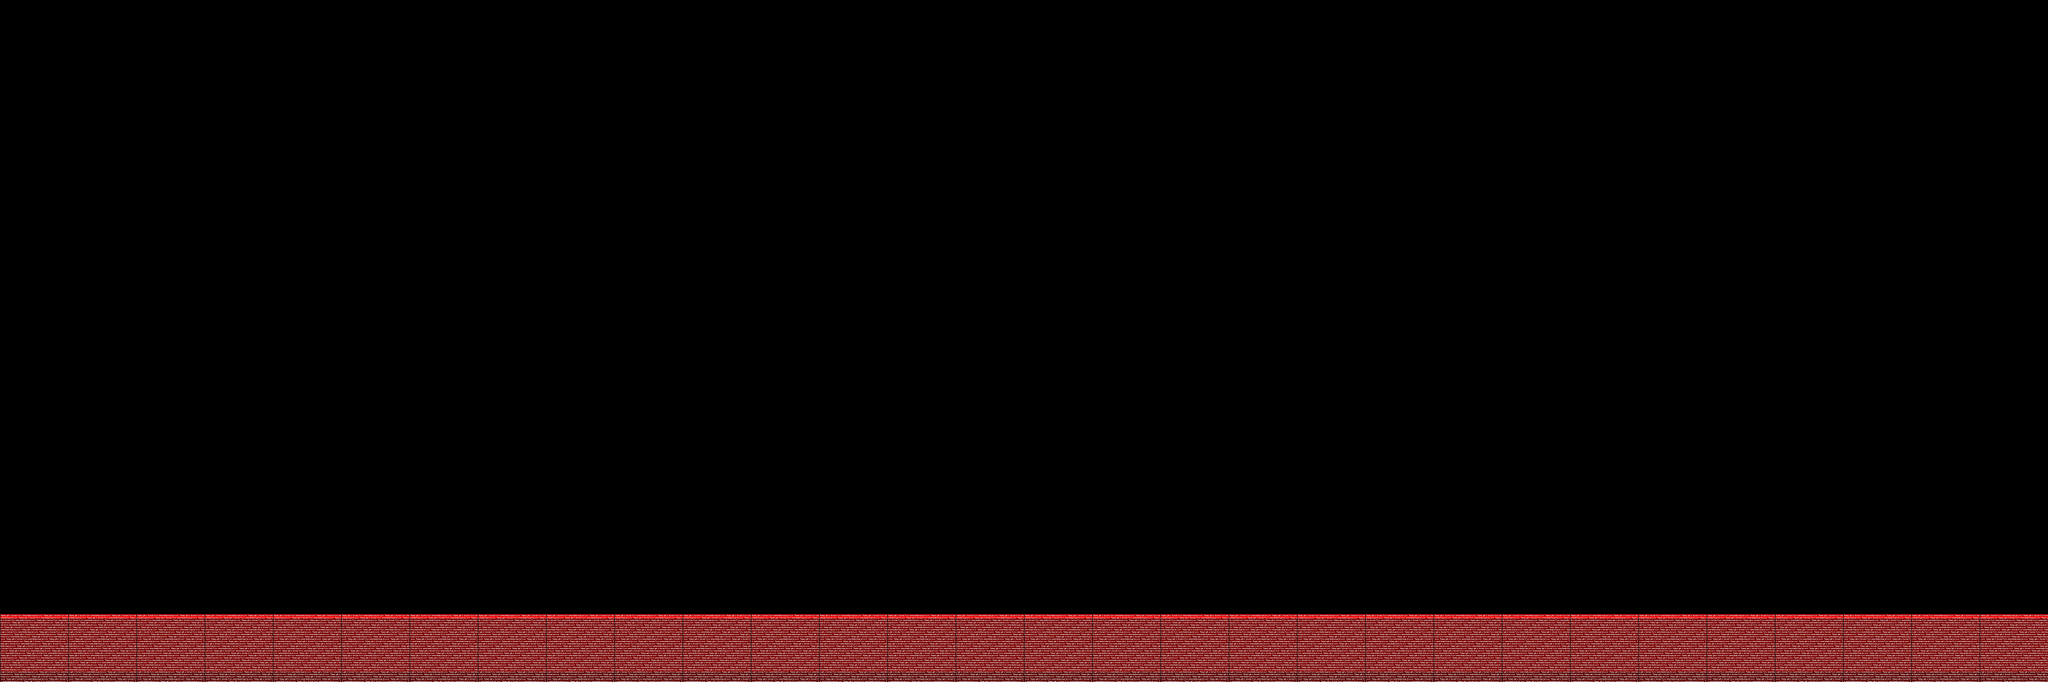

The image is a tile-based game level rendered from a .tmx file. Its description and complete source (layers, tilesets, objects, tile grids) follow:
An orthogonal 30x10 tile map with 290x290 px tiles, 1 tile layer (Tile Layer 1).

<map version="1.0" orientation="orthogonal" width="30" height="10" tilewidth="290" tileheight="290">
 <tileset firstgid="1" name="test" tilewidth="290" tileheight="290" spacing="2">
  <image source="test.png" trans="ffffff" width="512" height="512" />
 </tileset>
 <layer name="Tile Layer 1" width="30" height="10">
  <data>
   <tile gid="0" />
   <tile gid="0" />
   <tile gid="0" />
   <tile gid="0" />
   <tile gid="0" />
   <tile gid="0" />
   <tile gid="0" />
   <tile gid="0" />
   <tile gid="0" />
   <tile gid="0" />
   <tile gid="0" />
   <tile gid="0" />
   <tile gid="0" />
   <tile gid="0" />
   <tile gid="0" />
   <tile gid="0" />
   <tile gid="0" />
   <tile gid="0" />
   <tile gid="0" />
   <tile gid="0" />
   <tile gid="0" />
   <tile gid="0" />
   <tile gid="0" />
   <tile gid="0" />
   <tile gid="0" />
   <tile gid="0" />
   <tile gid="0" />
   <tile gid="0" />
   <tile gid="0" />
   <tile gid="0" />
   <tile gid="0" />
   <tile gid="0" />
   <tile gid="0" />
   <tile gid="0" />
   <tile gid="0" />
   <tile gid="0" />
   <tile gid="0" />
   <tile gid="0" />
   <tile gid="0" />
   <tile gid="0" />
   <tile gid="0" />
   <tile gid="0" />
   <tile gid="0" />
   <tile gid="0" />
   <tile gid="0" />
   <tile gid="0" />
   <tile gid="0" />
   <tile gid="0" />
   <tile gid="0" />
   <tile gid="0" />
   <tile gid="0" />
   <tile gid="0" />
   <tile gid="0" />
   <tile gid="0" />
   <tile gid="0" />
   <tile gid="0" />
   <tile gid="0" />
   <tile gid="0" />
   <tile gid="0" />
   <tile gid="0" />
   <tile gid="0" />
   <tile gid="0" />
   <tile gid="0" />
   <tile gid="0" />
   <tile gid="0" />
   <tile gid="0" />
   <tile gid="0" />
   <tile gid="0" />
   <tile gid="0" />
   <tile gid="0" />
   <tile gid="0" />
   <tile gid="0" />
   <tile gid="0" />
   <tile gid="0" />
   <tile gid="0" />
   <tile gid="0" />
   <tile gid="0" />
   <tile gid="0" />
   <tile gid="0" />
   <tile gid="0" />
   <tile gid="0" />
   <tile gid="0" />
   <tile gid="0" />
   <tile gid="0" />
   <tile gid="0" />
   <tile gid="0" />
   <tile gid="0" />
   <tile gid="0" />
   <tile gid="0" />
   <tile gid="0" />
   <tile gid="0" />
   <tile gid="0" />
   <tile gid="0" />
   <tile gid="0" />
   <tile gid="0" />
   <tile gid="0" />
   <tile gid="0" />
   <tile gid="0" />
   <tile gid="0" />
   <tile gid="0" />
   <tile gid="0" />
   <tile gid="0" />
   <tile gid="0" />
   <tile gid="0" />
   <tile gid="0" />
   <tile gid="0" />
   <tile gid="0" />
   <tile gid="0" />
   <tile gid="0" />
   <tile gid="0" />
   <tile gid="0" />
   <tile gid="0" />
   <tile gid="0" />
   <tile gid="0" />
   <tile gid="0" />
   <tile gid="0" />
   <tile gid="0" />
   <tile gid="0" />
   <tile gid="0" />
   <tile gid="0" />
   <tile gid="0" />
   <tile gid="0" />
   <tile gid="0" />
   <tile gid="0" />
   <tile gid="0" />
   <tile gid="0" />
   <tile gid="0" />
   <tile gid="0" />
   <tile gid="0" />
   <tile gid="0" />
   <tile gid="0" />
   <tile gid="0" />
   <tile gid="0" />
   <tile gid="0" />
   <tile gid="0" />
   <tile gid="0" />
   <tile gid="0" />
   <tile gid="0" />
   <tile gid="0" />
   <tile gid="0" />
   <tile gid="0" />
   <tile gid="0" />
   <tile gid="0" />
   <tile gid="0" />
   <tile gid="0" />
   <tile gid="0" />
   <tile gid="0" />
   <tile gid="0" />
   <tile gid="0" />
   <tile gid="0" />
   <tile gid="0" />
   <tile gid="0" />
   <tile gid="0" />
   <tile gid="0" />
   <tile gid="0" />
   <tile gid="0" />
   <tile gid="0" />
   <tile gid="0" />
   <tile gid="0" />
   <tile gid="0" />
   <tile gid="0" />
   <tile gid="0" />
   <tile gid="0" />
   <tile gid="0" />
   <tile gid="0" />
   <tile gid="0" />
   <tile gid="0" />
   <tile gid="0" />
   <tile gid="0" />
   <tile gid="0" />
   <tile gid="0" />
   <tile gid="0" />
   <tile gid="0" />
   <tile gid="0" />
   <tile gid="0" />
   <tile gid="0" />
   <tile gid="0" />
   <tile gid="0" />
   <tile gid="0" />
   <tile gid="0" />
   <tile gid="0" />
   <tile gid="0" />
   <tile gid="0" />
   <tile gid="0" />
   <tile gid="0" />
   <tile gid="0" />
   <tile gid="0" />
   <tile gid="0" />
   <tile gid="0" />
   <tile gid="0" />
   <tile gid="0" />
   <tile gid="0" />
   <tile gid="0" />
   <tile gid="0" />
   <tile gid="0" />
   <tile gid="0" />
   <tile gid="0" />
   <tile gid="0" />
   <tile gid="0" />
   <tile gid="0" />
   <tile gid="0" />
   <tile gid="0" />
   <tile gid="0" />
   <tile gid="0" />
   <tile gid="0" />
   <tile gid="0" />
   <tile gid="0" />
   <tile gid="0" />
   <tile gid="0" />
   <tile gid="0" />
   <tile gid="0" />
   <tile gid="0" />
   <tile gid="0" />
   <tile gid="0" />
   <tile gid="0" />
   <tile gid="0" />
   <tile gid="0" />
   <tile gid="0" />
   <tile gid="0" />
   <tile gid="0" />
   <tile gid="0" />
   <tile gid="0" />
   <tile gid="0" />
   <tile gid="0" />
   <tile gid="0" />
   <tile gid="0" />
   <tile gid="0" />
   <tile gid="0" />
   <tile gid="0" />
   <tile gid="0" />
   <tile gid="0" />
   <tile gid="0" />
   <tile gid="0" />
   <tile gid="0" />
   <tile gid="0" />
   <tile gid="0" />
   <tile gid="0" />
   <tile gid="0" />
   <tile gid="0" />
   <tile gid="0" />
   <tile gid="0" />
   <tile gid="0" />
   <tile gid="0" />
   <tile gid="0" />
   <tile gid="0" />
   <tile gid="0" />
   <tile gid="0" />
   <tile gid="0" />
   <tile gid="0" />
   <tile gid="0" />
   <tile gid="0" />
   <tile gid="0" />
   <tile gid="0" />
   <tile gid="0" />
   <tile gid="0" />
   <tile gid="0" />
   <tile gid="0" />
   <tile gid="0" />
   <tile gid="0" />
   <tile gid="0" />
   <tile gid="0" />
   <tile gid="0" />
   <tile gid="0" />
   <tile gid="0" />
   <tile gid="0" />
   <tile gid="0" />
   <tile gid="0" />
   <tile gid="0" />
   <tile gid="0" />
   <tile gid="0" />
   <tile gid="1" />
   <tile gid="1" />
   <tile gid="1" />
   <tile gid="1" />
   <tile gid="1" />
   <tile gid="1" />
   <tile gid="1" />
   <tile gid="1" />
   <tile gid="1" />
   <tile gid="1" />
   <tile gid="1" />
   <tile gid="1" />
   <tile gid="1" />
   <tile gid="1" />
   <tile gid="1" />
   <tile gid="1" />
   <tile gid="1" />
   <tile gid="1" />
   <tile gid="1" />
   <tile gid="1" />
   <tile gid="1" />
   <tile gid="1" />
   <tile gid="1" />
   <tile gid="1" />
   <tile gid="1" />
   <tile gid="1" />
   <tile gid="1" />
   <tile gid="1" />
   <tile gid="1" />
   <tile gid="1" />
  </data>
 </layer>
</map>
